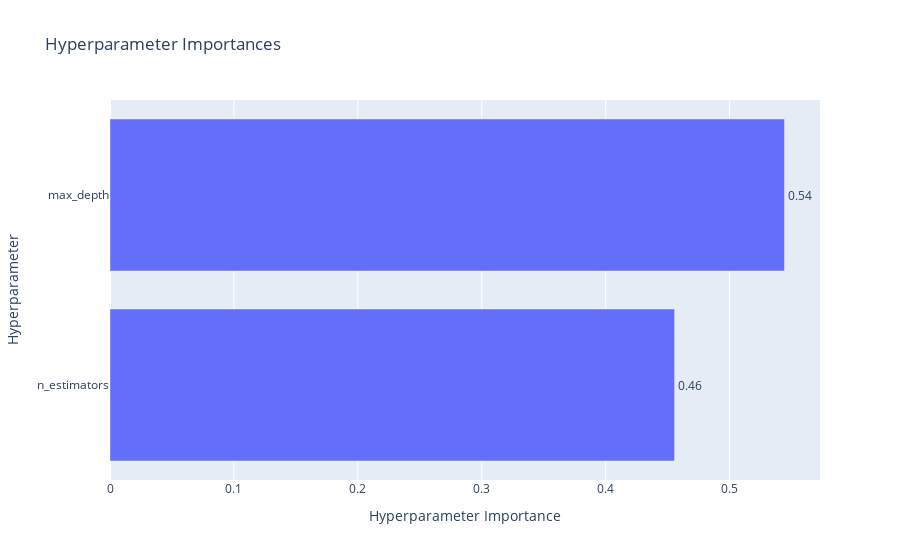

Notebook code for this chart:
### Code cell
# 5. Hyperparameter Importance
plot_param_importances(study).show()

### Figure 1 — Plotly figure (JSON) as saved in the notebook; plotly's stock layout.template omitted (floating-point values rounded to 4 significant figures)
{"data": [{"cliponaxis": false, "hovertemplate": ["n_estimators (IntDistribution): 0.45564547999978333<extra></extra>", "max_depth (IntDistribution): 0.5443545200002167<extra></extra>"], "name": "Objective Value", "orientation": "h", "text": ["0.46", "0.54"], "textposition": "outside", "type": "bar", "x": [0.4556, 0.5444], "y": ["n_estimators", "max_depth"]}], "layout": {"title": {"text": "Hyperparameter Importances"}, "xaxis": {"title": {"text": "Hyperparameter Importance"}}, "yaxis": {"title": {"text": "Hyperparameter"}}}}
